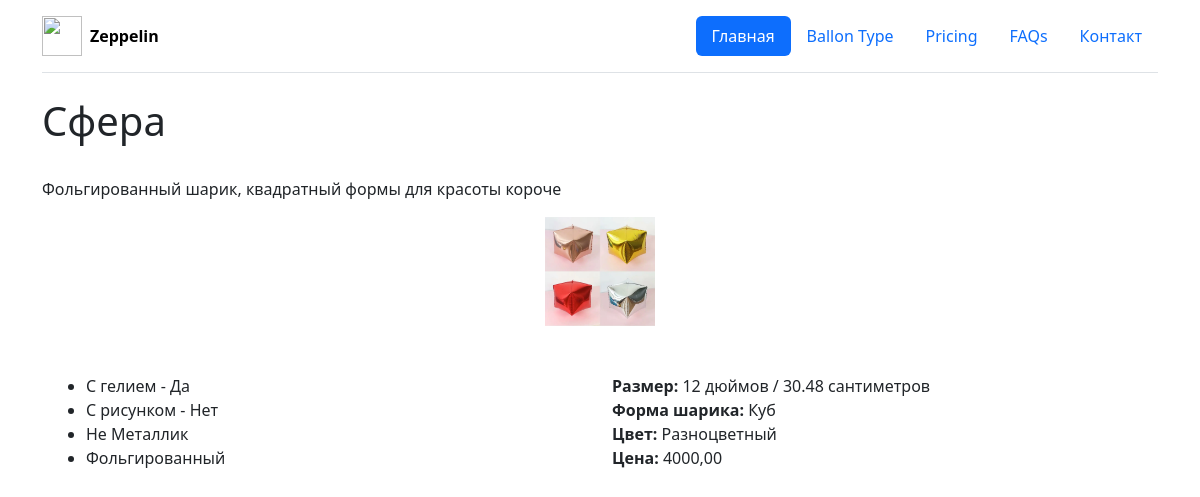
The app's page /detail/2 with its own data.
### blog/models.py (models this page shows, shortened)
class Baloon(models.Model):
    image = models.ImageField(
        upload_to="baloon-image",
        verbose_name="Изображение",
        help_text="Загрузите изображение",
        null=True
    )
    title = models.CharField(
        max_length=255,
        verbose_name="Заголовок",
        help_text="Введите заголовок."
    )
    description = models.TextField(
        max_length=700,
        verbose_name="Описание",
        help_text="Введите описание."
    )
    baloon_color = models.ForeignKey(
        BaloonColor,
        on_delete=models.CASCADE,
        verbose_name="Цвет",
        help_text="Выберите цвет шарика."
    )
    baloon_size = models.ForeignKey(
        BaloonSize,
        on_delete=models.CASCADE,
        verbose_name="Размер",
        help_text="Выберите размер шарика."
    )
    baloon_type = models.ForeignKey(
        BaloonType,
        on_delete=models.CASCADE,
        verbose_name="Тип шарика",
        help_text="Выберите тип шарика."
    )
    is_helium = models.BooleanField(
        default=False,
        verbose_name="С гелием",
        help_text="Укажите, содержит ли этот тип шарика гелий."
    )
    is_painted = models.BooleanField(
        default=False,
        verbose_name="С рисунком",
        help_text="Укажите, имеет ли этот тип шарика рисунок."
    )
    is_metallic = models.BooleanField(
        default=False,
        verbose_name = "Металлик",
        help_text = "Укажите является ли цвет шара металликом"
    )
    is_foil = models.BooleanField(
        default=False,
        verbose_name = "Фольгированный",
        help_text = "Укажите является ли этот тип шарика фольгированным"
    )
    price = models.DecimalField(
        max_digits=10,
        decimal_places=2,
        default=0,
        verbose_name="Цена")
    price_specifications = models.ForeignKey(
        PriceBaloonSpecifications,
        on_delete=models.PROTECT,
        verbose_name = "Цена характеристик",
        help_text = "Укажите цену для этого типа щарика"
    )
    created_at = models.DateField(
        auto_now_add=True,
        verbose_name = "Дата создания",
        help_text = "Дата и время создания записи"
    )
    def balloon_all_price(self, *args, **kwargs):
        check = self.price
        check += self.baloon_type.type_price
        if self.is_helium:
            check += self.price_specifications.helium
        if self.is_painted:
            check += self.price_specifications.painted
        if self.is_metallic:
            check += self.price_specifications.metallic
        if self.is_foil:
            check += self.price_specifications.foil
        return check
    class Meta:
        verbose_name = "Шарик"
        verbose_name_plural = "Шарики"
        ordering = ["-created_at"]

class BaloonSize(models.Model):
    inch = models.PositiveIntegerField(
        verbose_name="Размер в дюймах"
    )
    sm = models.DecimalField(
        max_digits=10,
        decimal_places=2,
        default =0,
        blank=True,
        null=True,
        verbose_name="Размер в сантиметрах",
        )
    created_at = models.DateField(
        auto_now_add=True,
        verbose_name = "Дата создания",
        help_text = "Дата и время создания записи"
        )
    def __str__(self) -> str:
        return f"{self.inch} дюймов / {self.sm} сантиметров"
    class Meta:
        verbose_name = 'Размер'
        verbose_name_plural = 'Размеры'
        ordering = ["created_at"]

class BaloonType(models.Model):
    name = models.CharField(
        max_length = 255,
        verbose_name="Название"
    )
    type_price = models.PositiveBigIntegerField(
        default=150,
        verbose_name="Цена типа шарика",
        help_text='Укажите цену для этого типа шарика'
    )
    created_at = models.DateField(
        auto_now_add=True,
        verbose_name = "Дата создания",
        help_text = "Дата и время создания записи"
    )
    description = models.CharField(
        max_length = 700,
        null=True,
        verbose_name="Описание данного типа шариков",
        help_text = "Опишите данный тип шаров"
    )
    def __str__(self):
        return self.name
    class Meta:
        verbose_name="Тип шарика"
        verbose_name_plural = "Тип шариков"
        ordering = ["-created_at"]

class BaloonColor(models.Model):
    name = models.CharField(
        max_length = 255,
        verbose_name = "Название",
        help_text = "Название цвета"
        )
    created_at = models.DateField(
        auto_now_add=True,
        verbose_name = "Дата создания",
        help_text = "Дата и время создания записи"
        )
    def __str__(self):
        return self.name
    class Meta:
        verbose_name = "Цвет"
        verbose_name_plural = "Цвета"
        ordering = ["-created_at"]

class PriceBaloonSpecifications(models.Model):
    helium = models.PositiveIntegerField(
        verbose_name="Цена гелия",
        help_text="Цена за шарик с гелием"
    )
    painted = models.PositiveIntegerField(
        verbose_name="Цена на рисунки",
        help_text="Цена за раскрашенный шарик"
    )
    metallic = models.PositiveIntegerField(
        verbose_name="Цена металлического",
        help_text="Цена за шарик с металлической поверхностью"
    )
    foil = models.PositiveIntegerField(
        verbose_name="Цена фольгированного",
        help_text="Цена за фольгированный шарик"
    )
    created_at = models.DateTimeField(
        auto_now_add=True,
        verbose_name="Дата создания",
        help_text="Дата и время создания записи"
    )
    class Meta:
        verbose_name = "Цена характеристик"
        verbose_name_plural = "Цены характеристик"
        ordering = ["-created_at"]

### blog/views.py (the view)
# urls.py: path("detail/<int:pk>", index_detail, name="detail-page" ),
def index_detail(request, pk):
    baloon = Baloon.objects.get(id=pk)
    context = {
        'baloon': baloon
    }
    return render(request, 'index_detail.html', context)

### templates/index_detail.html (shortened to what this page needs)
{% extends 'base.html'%}
{% block content %}
<div class="container">
    <h1>{{baloon.title}}</h1>
    <br>
    <p>{{ baloon.description}}</p>
    <div class="container" style="justify-content: center; text-align: center;">
        {% if baloon.image %}
        <img src="{{ baloon.image.url }}" width="10%">
        {%endif%}
    </div>
    <br><br>
    <div class="container">
        <div class="row mb-3">
            <div class="col-md-6">
                <ul>
                    <li>
                        {% if baloon.is_helium %}
                        С гелием - Да
                        {% else %}
                        С гелием - Нет
                        {% endif %}
                    </li>
                    <li>
                        {% if baloon.is_painted %}
                        С рисунком - Да
                        {% else %}
                        С рисунком - Нет
                        {% endif %}
                    </li>
                    <li>
                        {% if baloon.is_metallic %}
                        Металлик
                        {% else %}
                        Не Металлик
                        {% endif %}
                    </li>
                    <li>
                        {% if baloon.is_foil %}
                        Фольгированный
                        {% else %}
                        Не Фольгированный
                        {% endif %}
                    </li>
                </ul>
            </div>
            <div class="col-md-6">
                <b>Размер:</b> {{baloon.baloon_size}} <br>
                <b>Форма шарика: </b>{{baloon.baloon_type }} <br>
                <b>Цвет:</b> {{baloon.baloon_color}} <br>
                <b>Цена:</b> {{ baloon.balloon_all_price }}
            </div>
        </div>
    </div>
</div>
{% endblock %}

### records on screen
Baloon: title "Сфера", description "Фольгированный шарик, квадратный формы для красоты короче", image (picture), baloon_size "12 дюймов / 30.48 сантиметров", baloon_type "Куб", baloon_color "Разноцветный", balloon_all_price "4000,00"
